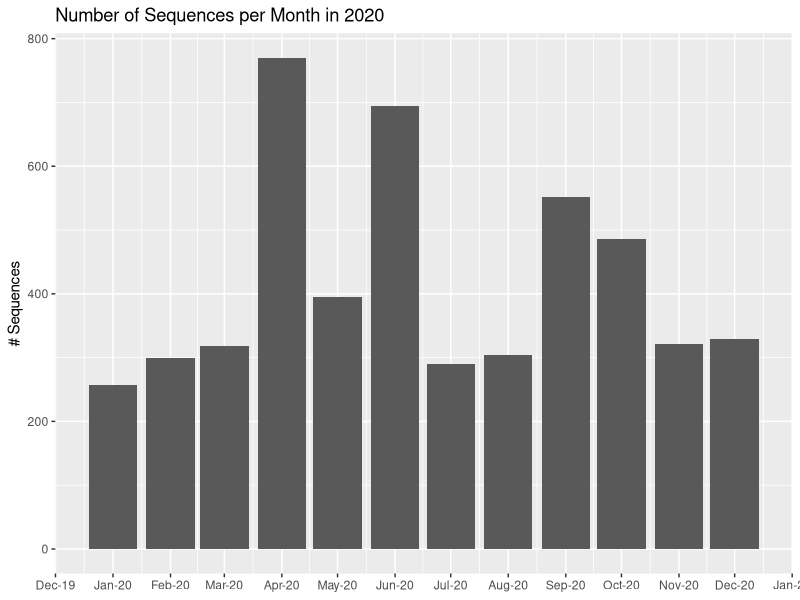
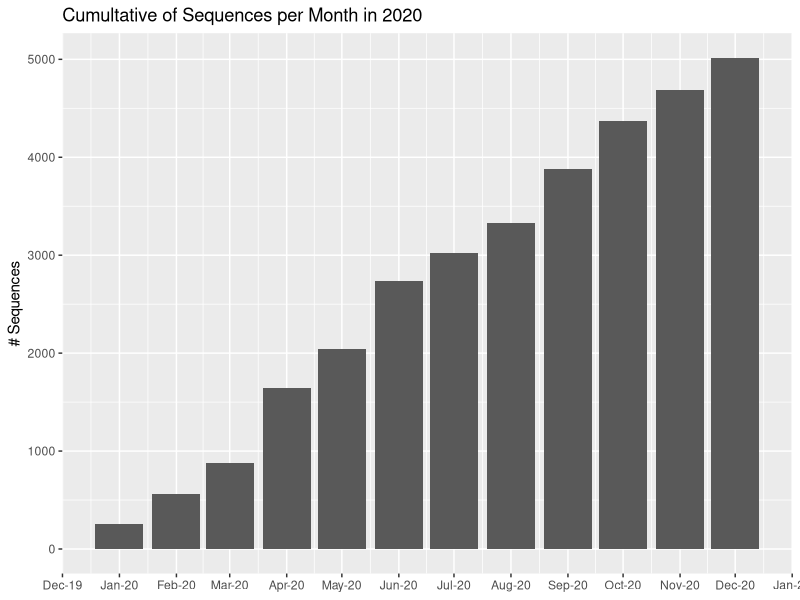

Reproduce these figures in R, in order.
## ---- chunk 1
require(tidyverse)
require(lubridate)
## ---- chunk 2
data_raw_tbl <- read_delim("TEAM3QUERY_UIDs_Dates.txt", delim = ";",
                           col_types = cols(X1 = col_character(), X2 = col_date()),
                           col_names = c("AccessionNr", "Date"))
data_raw_tbl %>% arrange(Date) %>% rmarkdown::paged_table()
## ---- chunk 3
data_raw_tbl %>%
  mutate(Date = floor_date(Date, unit = "month")) %>%
  count(Date, name = "#Sequences") %>%
  ggplot(aes(x = Date, y = `#Sequences`))+
  geom_bar(stat = "identity")+
  scale_x_date(NULL, date_labels = "%b-%y", breaks = "month")+#, limits =  c(as.Date("2019-12-30"), as.Date("2021-01-01")) )+
  labs(title = "Number of Sequences per Month in 2020", y = "# Sequences")
## ---- chunk 4
data_raw_tbl  %>%
  mutate(Date = floor_date(Date, unit = "month"))  %>% 
  ggplot(aes(x = Date))+
  geom_histogram(stat = "count", aes(y = cumsum(..count..)))+
  scale_x_date(NULL, date_labels = "%b-%y", breaks = "month")+
  labs(title = "Cumultative of Sequences per Month in 2020", y = "# Sequences")
